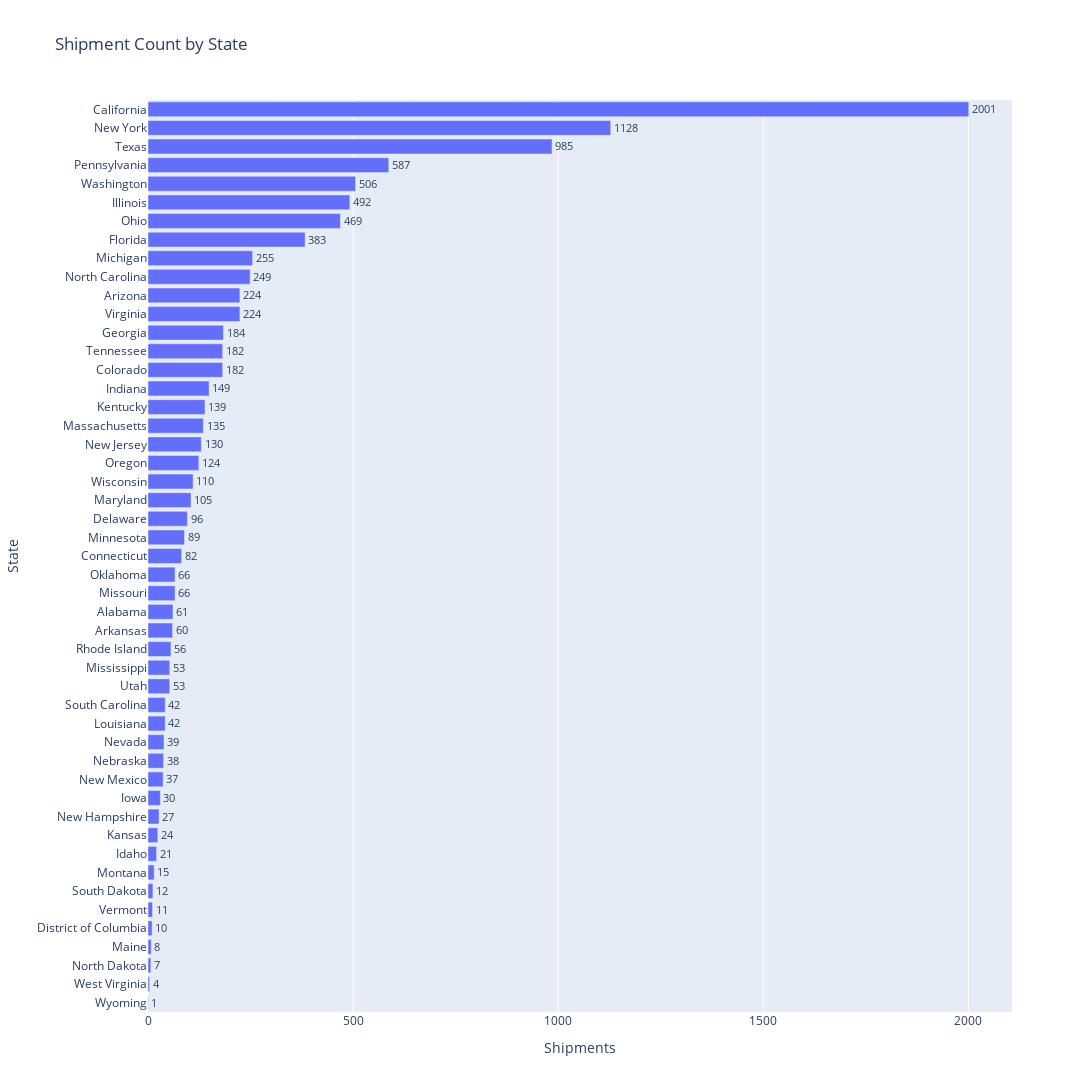

Notebook cell for this chart:
### Code cell
fig_bar = px.bar(
    shipments.sort_values("Shipment_Count", ascending=True),
    x="Shipment_Count",
    y="state",
    orientation="h",
    title="Shipment Count by State",
    labels={"state": "State", "Shipment_Count": "Shipments"},
    text="Shipment_Count"
)

fig_bar.update_traces(textposition="outside")

# 🔹 Make the chart bigger
fig_bar.update_layout(
    width=1300,   # adjust width
    height=2000   # adjust height (good for many states)
)

fig_bar.show()

### Figure 1 — Plotly figure (JSON) as saved in the notebook; plotly's stock layout.template omitted (floating-point values rounded to 4 significant figures)
{"data": [{"hovertemplate": "Shipments=%{text}<br>State=%{y}<extra></extra>", "legendgroup": "", "marker": {"color": "#636efa", "pattern": {"shape": ""}}, "name": "", "orientation": "h", "showlegend": false, "text": [1.0, 4.0, 7.0, 8.0, 10.0, 11.0, 12.0, 15.0, 21.0, 24.0, 27.0, 30.0, 37.0, 38.0, 39.0, 42.0, 42.0, 53.0, 53.0, 56.0, 60.0, 61.0, 66.0, 66.0, 82.0, 89.0, 96.0, 105.0, 110.0, 124.0, 130.0, 135.0, 139.0, 149.0, 182.0, 182.0, 184.0, 224.0, 224.0, 249.0, 255.0, 383.0, 469.0, 492.0, 506.0, 587.0, 985.0, 1128.0, 2001.0], "textposition": "outside", "type": "bar", "x": [1, 4, 7, 8, 10, 11, 12, 15, 21, 24, 27, 30, 37, 38, 39, 42, 42, 53, 53, 56, 60, 61, 66, 66, 82, 89, 96, 105, 110, 124, 130, 135, 139, 149, 182, 182, 184, 224, 224, 249, 255, 383, 469, 492, 506, 587, 985, 1128, 2001], "xaxis": "x", "y": ["Wyoming", "West Virginia", "North Dakota", "Maine", "District of Columbia", "Vermont", "South Dakota", "Montana", "Idaho", "Kansas", "New Hampshire", "Iowa", "New Mexico", "Nebraska", "Nevada", "Louisiana", "South Carolina", "Utah", "Mississippi", "Rhode Island", "Arkansas", "Alabama", "Missouri", "Oklahoma", "Connecticut", "Minnesota", "Delaware", "Maryland", "Wisconsin", "Oregon", "New Jersey", "Massachusetts", "Kentucky", "Indiana", "Colorado", "Tennessee", "Georgia", "Virginia", "Arizona", "North Carolina", "Michigan", "Florida", "Ohio", "Illinois", "Washington", "Pennsylvania", "Texas", "New York", "California"], "yaxis": "y"}], "layout": {"barmode": "relative", "height": 2000, "legend": {"tracegroupgap": 0}, "title": {"text": "Shipment Count by State"}, "width": 1300, "xaxis": {"anchor": "y", "domain": [0, 1], "title": {"text": "Shipments"}}, "yaxis": {"anchor": "x", "domain": [0, 1], "title": {"text": "State"}}}}
